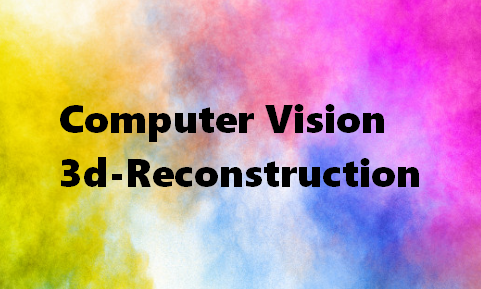
#> input picture misc/test.png, 481 x 289 px
$ python tracker_bar.py
#> lines starting #> are read from the running program, lines starting #| are printed output that depends on the picture; after the words box and inside, x2 and y2 are one past the last pixel; in counts of white or black regions, pixels touching at a corner belong together
#> further down, img is the input picture: shape (289, 481, 3); mean B, G, R 163.7, 153.9, 198.9
import cv2
import numpy as np

def rescaleFrame(frame, scale=0.75):
#> called with scale = 0.5
    width = int(frame.shape[1] * scale)
#> width = 240
    height = int(frame.shape[0] * scale)
#> height = 144

    dimensions = (width, height)
#> dimensions = (240, 144)

    return cv2.resize(frame, dimensions, interpolation=cv2.INTER_AREA)
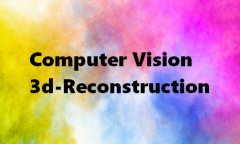
#> returned value: shape (144, 240, 3); mean of channels 0, 1, 2 163.7, 153.9, 198.9; drawn as B, G, R

img = cv2.imread('test.png')

img = rescaleFrame(img, 0.5)

gray = cv2.cvtColor(img, cv2.COLOR_BGR2GRAY)
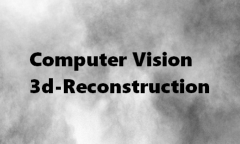
#> gray: shape (144, 240); min 0, max 250, mean 168.5
ret,binary = cv2.threshold(gray,200,255,cv2.THRESH_BINARY)
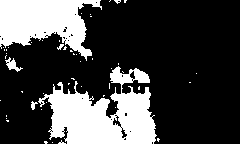
#> binary: shape (144, 240); 26.7% white; 50 white regions (45 under 20 px), largest, box (x1, y1, x2, y2) and area: (38, 66, 157, 144) 5261, (0, 0, 102, 61) 3664, (5, 57, 23, 72) 105, (31, 101, 38, 110) 33, (57, 44, 64, 50) 22
cv2.namedWindow('BGR')
# define a null callback function for Trackbar
def null(x):
    pass

# create three trackbars for B, G and R
# arguments: trackbar_name, window_name, default_value, max_value, callback_fn
cv2.createTrackbar("Threshold", "BGR", 0, 255, null)
while True:
    # read the Trackbar positions
    b = cv2.getTrackbarPos('Threshold','BGR')
    # change the image colour to Trackbar positions
    ret,binary = cv2.threshold(gray,b,255,cv2.THRESH_BINARY)
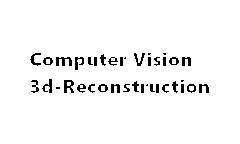
#> binary: shape (144, 240); 96% white; black in thin lines or dots, all inside (x1, y1, x2, y2) = (30, 53, 209, 93)
#> ret = 0
    # display trackbars and image
    cv2.imshow('BGR', binary)
    key = cv2.waitKey(1) & 0xFF
#> (key q is pressed here)
    if key == ord('q'):
        break
cv2.destroyAllWindows()
